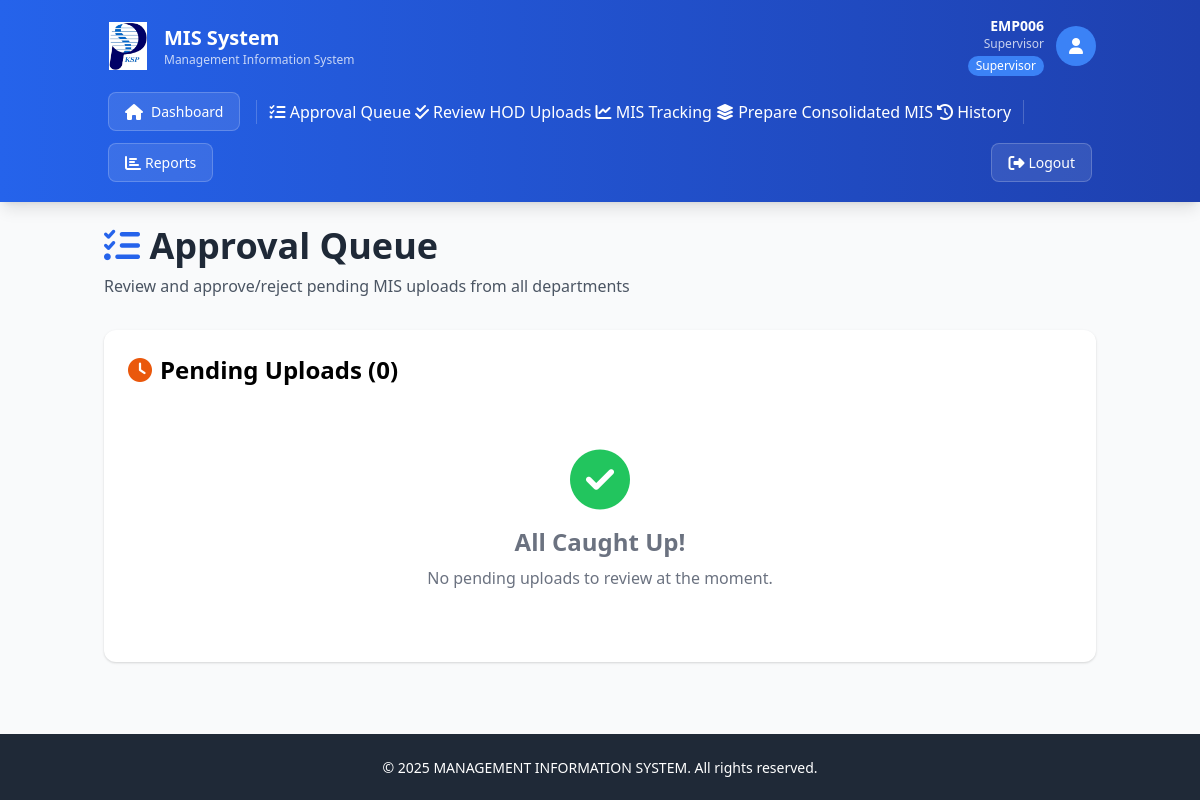
Page /approval-queue (signed in) on the committed database.
### app.py (models this page shows)
class User(db.Model):
    __tablename__ = 'users'
    UserID = db.Column(db.Integer, primary_key=True)
    EmpID = db.Column(db.String(20), unique=True, nullable=False, index=True)
    Username = db.Column(db.String(50), nullable=True)
    PasswordHash = db.Column(db.String(255), nullable=False)
    Email = db.Column(db.String(100), unique=True, nullable=False)
    DepartmentID = db.Column(db.Integer, db.ForeignKey('departments.DeptID'), nullable=False)
    RoleID = db.Column(db.Integer, db.ForeignKey('roles.RoleID'), nullable=False)
    IsActive = db.Column(db.Boolean, default=True)
    FailedLoginAttempts = db.Column(db.Integer, default=0)
    LastFailedLogin = db.Column(db.DateTime, nullable=True)
    AccountLockedUntil = db.Column(db.DateTime, nullable=True)
    PasswordLastChanged = db.Column(db.DateTime, default=lambda: datetime.now(IST))
    PasswordExpiryDate = db.Column(db.DateTime, default=lambda: datetime.now(IST) + timedelta(days=90))
    CreatedAt = db.Column(db.DateTime, default=lambda: datetime.now(IST))
    UpdatedAt = db.Column(db.DateTime, default=lambda: datetime.now(IST), onupdate=lambda: datetime.now(IST))
    uploads = db.relationship('MISUpload', foreign_keys='MISUpload.UploadedBy', backref='uploader', lazy=True)

class Role(db.Model):
    __tablename__ = 'roles'
    RoleID = db.Column(db.Integer, primary_key=True)
    RoleName = db.Column(db.String(50), unique=True, nullable=False)
    users = db.relationship('User', backref='role', lazy=True)

### app.py (the view)
@app.route('/approval-queue')
@supervisor_required
def approval_queue():
    user = User.query.get(session['user_id'])
    if not user or not user.IsActive:
        session.clear()
        flash('Your session has expired. Please log in again.', 'error')
        return redirect(url_for('login'))
    pending_uploads = MISUpload.query.filter_by(SupervisorApproved=False, Status='In Review', IsCancelled=False).order_by(MISUpload.UploadDate.desc()).all()
    return render_template('approval_queue.html',
                         current_user=user,
                         pending_uploads=pending_uploads)

### app.py (called while the page is built)
def supervisor_required(f):
    from functools import wraps
    @wraps(f)
    def decorated_function(*args, **kwargs):
        if 'user_id' not in session:
            flash('Please log in to access this page.', 'error')
            return redirect(url_for('login'))
        user = User.query.get(session['user_id'])
        if not user or not user.IsActive:
            session.clear()
            flash('Your session has expired. Please log in again.', 'error')
            return redirect(url_for('login'))
        if user.role.RoleName != 'Supervisor':
            flash('Access denied. Supervisor privileges required.', 'error')
            return redirect(url_for('dashboard'))
        return f(*args, **kwargs)
    return decorated_function

### templates/approval_queue.html (shortened to what this page needs)
{% extends "base.html" %}
{% block content %}
<div class="max-w-7xl mx-auto">
    <div class="mb-8">
        <h2 class="text-4xl font-bold text-gray-800 mb-2">
            <i class="fas fa-tasks text-blue-600"></i> Approval Queue
        </h2>
        <p class="text-gray-600">Review and approve/reject pending MIS uploads from all departments</p>
    </div>
    <div class="card p-6">
        <h3 class="text-2xl font-bold mb-4 flex items-center gap-2">
            <i class="fas fa-clock text-orange-600"></i> Pending Uploads ({{ pending_uploads|length }})
        </h3>
        {% if pending_uploads %}
        <div class="space-y-4">
            {% for upload in pending_uploads %}
            <div class="border border-gray-200 rounded-lg p-4 hover:shadow-md transition">
                <div class="flex flex-wrap items-center justify-between gap-4">
                    <div class="flex-1">
                        <div class="flex items-center gap-3 mb-2">
                            <i class="fas fa-file-excel text-green-600 text-2xl"></i>
                            <div>
                                <h4 class="font-bold text-lg text-gray-800">
                                    <span class="text-blue-600 font-mono">{{ upload.UploadCode }}</span> - {{ upload.department.DeptName }} - {{ ['', 'January', 'February', 'March', 'April', 'May', 'June', 'July', 'August', 'September', 'October', 'November', 'December'][upload.MonthID] }} {{ upload.financial_year.FYName }}
                                </h4>
                                <p class="text-sm text-gray-600">
                                    <i class="fas fa-user mr-1"></i> Uploaded by: {{ upload.uploader.Username }}
                                    <i class="fas fa-calendar ml-3 mr-1"></i> {{ upload.UploadDate.strftime('%d %b %Y %H:%M') }}
                                </p>
                            </div>
                        </div>
                        <div class="flex items-center gap-2 mt-2 flex-wrap">
                            <span class="badge badge-validated">
                                <i class="fas fa-check mr-1"></i> File: {{ upload.FileCheck }}
                            </span>
                            <span class="badge badge-pending">
                                <i class="fas fa-clock mr-1"></i> {{ upload.Status }}
                            </span>
                            {% if upload.IsModified %}
                            <span class="badge" style="background-color: #dbeafe; color: #1e40af;">
                                <i class="fas fa-sync mr-1"></i> Modified
                            </span>
                            {% endif %}
                            <a href="{{ url_for('download_upload', upload_id=upload.UploadID) }}"
                               class="text-sm text-blue-600 hover:text-blue-800">
                                <i class="fas fa-download mr-1"></i> Download & Review
                            </a>
                        </div>
                    </div>
                    <div class="flex gap-2">
                        <a href="{{ url_for('view_upload', upload_id=upload.UploadID) }}" class="btn btn-primary">
                            <i class="fas fa-eye mr-2"></i> View Details
                        </a>
                    </div>
                </div>
            </div>
            {% endfor %}
        </div>
        {% else %}
        <div class="text-center py-12 text-gray-500">
            <i class="fas fa-check-circle text-6xl mb-4 text-green-500"></i>
            <h3 class="text-2xl font-bold mb-2">All Caught Up!</h3>
            <p>No pending uploads to review at the moment.</p>
        </div>
        {% endif %}
    </div>
</div>
{% endblock %}

### templates/base.html (shortened to what this page needs)
<!DOCTYPE html>
<html lang="en">
<head>
    <script src="https://cdn.tailwindcss.com"></script>
    <link rel="stylesheet" href="{{ url_for('static', filename='css/styles.css') }}">
    <link rel="stylesheet" href="https://cdnjs.cloudflare.com/ajax/libs/font-awesome/6.4.0/css/all.min.css">
</head>
<body class="bg-gray-50 min-h-screen">
    {% if 'user_id' in session %}
    <nav class="bg-gradient-to-r from-blue-600 to-blue-800 text-white shadow-lg">
        <div class="container mx-auto px-4 py-4">
            <div class="flex justify-between items-center mb-3">
                <div class="flex items-center gap-3">
                    <img src="{{ url_for('static', filename='logo.png') }}" alt="KSPL Logo" class="w-12 h-12 object-contain">
                    <div>
                        <h1 class="text-xl font-bold">MIS System</h1>
                        <p class="text-xs opacity-75">Management Information System</p>
                    </div>
                </div>
                <div class="flex items-center gap-3">
                    <div class="text-right hidden sm:block">
                        <p class="text-sm font-semibold">{{ current_user.EmpID }}</p>
                        {% if current_user.Username %}<p class="text-xs opacity-75">{{ current_user.Username }}</p>{% endif %}
                        <span class="inline-block mt-1 px-2 py-0.5 bg-blue-500 rounded-full text-xs font-medium">
                            {{ current_user.role.RoleName }}
                        </span>
                    </div>
                    <div class="w-10 h-10 bg-blue-500 rounded-full flex items-center justify-center">
                        <i class="fas fa-user text-white"></i>
                    </div>
                </div>
            </div>
            <div class="flex flex-wrap gap-1 items-center">
                <a href="{{ url_for('dashboard') }}" class="nav-link-modern">
                    <i class="fas fa-home mr-2"></i>Dashboard
                </a>
                {% if current_user.role.RoleName == 'Supervisor' %}
                    <a href="{{ url_for('approval_queue') }}" class="nav-link {% if request.endpoint == 'approval_queue' %}active{% endif %}">
                        <i class="fas fa-tasks"></i> Approval Queue
                    </a>
                    <a href="{{ url_for('supervisor_uploads') }}" class="nav-link {% if request.endpoint == 'supervisor_uploads' %}active{% endif %}">
                        <i class="fas fa-check-double"></i> Review HOD Uploads
                    </a>
                    <a href="{{ url_for('supervisor_mis_tracking') }}" class="nav-link {% if request.endpoint == 'supervisor_mis_tracking' %}active{% endif %}">
                        <i class="fas fa-chart-line"></i> MIS Tracking
                    </a>
                    <a href="{{ url_for('prepare_consolidated_mis') }}" class="nav-link {% if request.endpoint == 'prepare_consolidated_mis' %}active{% endif %}">
                        <i class="fas fa-layer-group"></i> Prepare Consolidated MIS
                    </a>
                    <a href="{{ url_for('supervisor_history') }}" class="nav-link {% if request.endpoint == 'supervisor_history' %}active{% endif %}">
                        <i class="fas fa-history"></i> History
                    </a>
                {% endif %}
                <a href="{{ url_for('reports') }}" class="nav-link-modern">
                    <i class="fas fa-chart-bar mr-1"></i>Reports
                </a>
                <div class="ml-auto flex items-center gap-1">
                    <a href="{{ url_for('logout') }}" class="nav-link-modern hover:bg-red-500">
                        <i class="fas fa-sign-out-alt mr-1"></i>Logout
                    </a>
                </div>
            </div>
        </div>
    </nav>
    {% endif %}
    <div class="container mx-auto px-4 py-6">
        {% block content %}{% endblock %}
    </div>
    <footer class="bg-gray-800 text-white mt-12 py-6">
        <div class="container mx-auto px-4 text-center">
            <p class="text-sm">&copy; 2025 MANAGEMENT INFORMATION SYSTEM. All rights reserved.</p>
        </div>
    </footer>
</body>
</html>

### static/css/styles.css (style rules this page uses)
:root { --primary: #2563eb; --primary-dark: #1e40af; --success: #10b981; --warning: #f59e0b; --danger: #ef4444; --info: #3b82f6; --gray-50: #f9fafb; --gray-100: #f3f4f6; --gray-200: #e5e7eb; --gray-300: #d1d5db; --gray-700: #374151; --gray-800: #1f2937; --gray-900: #111827; }
.card { background: white; border-radius: 0.75rem; box-shadow: 0 1px 3px 0 rgba(0, 0, 0, 0.1), 0 1px 2px 0 rgba(0, 0, 0, 0.06); transition: all 0.3s ease; }
.nav-link { position: relative; transition: all 0.2s ease; }
.nav-link::after { content: ''; position: absolute; bottom: -4px; left: 0; width: 0; height: 2px; background-color: white; transition: width 0.2s ease; }
.nav-link-modern { display: inline-flex; align-items: center; padding: 0.5rem 1rem; margin: 0.25rem; background-color: rgba(255, 255, 255, 0.1); color: white; border-radius: 0.5rem; font-size: 0.875rem; font-weight: 500; text-decoration: none; transition: all 0.3s ease; border: 1px solid rgba(255, 255, 255, 0.2); }
.nav-link-modern i { font-size: 1rem; }

### rows in the picture
User: EmpID "EMP006", Username "Supervisor"
Role: role.RoleName "Supervisor"

### other values in the picture
{{ pending_uploads|length }} "0"
